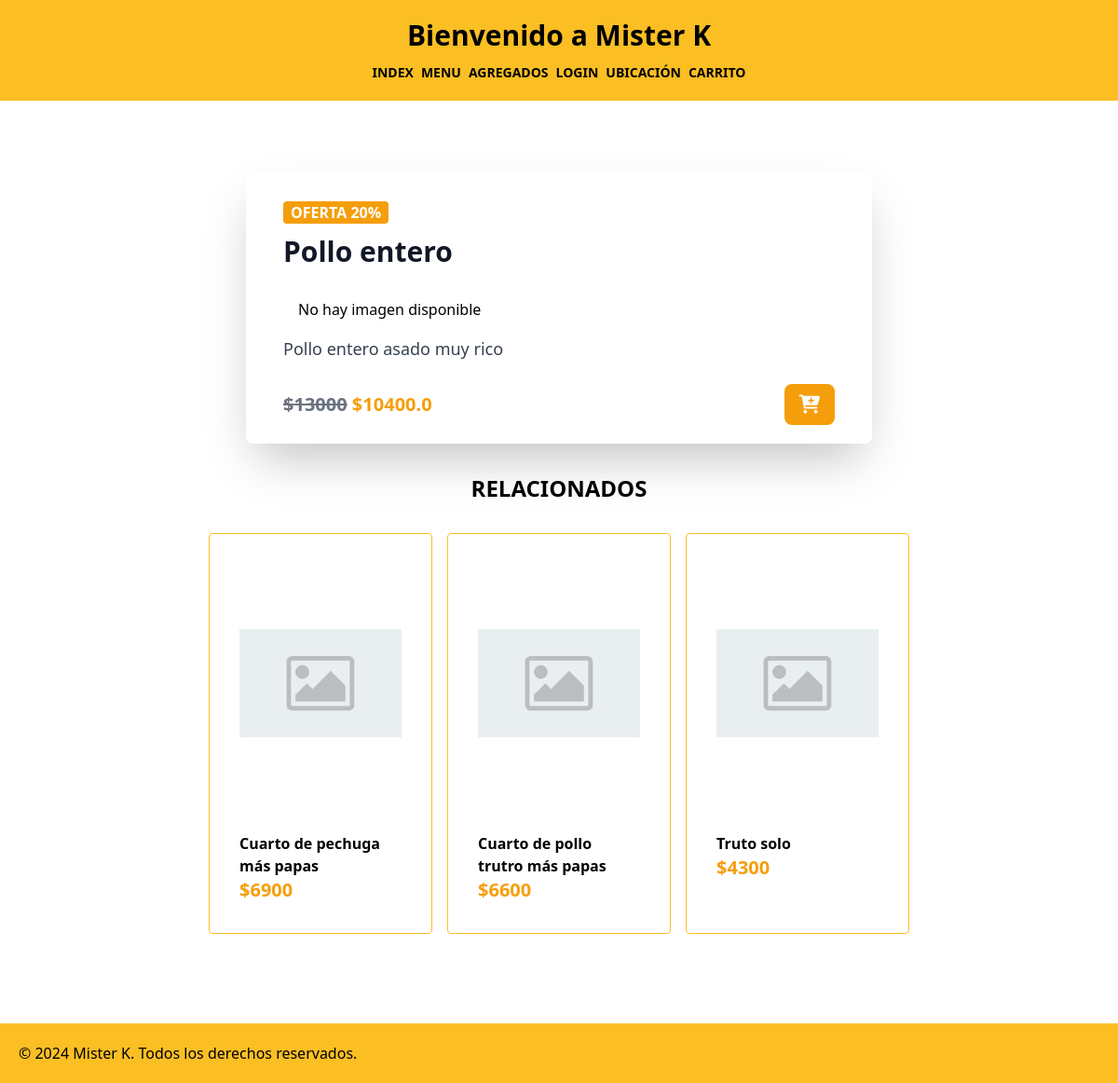
The page /producto/0/ on the database its author committed.
### misterK/models.py (models this page shows, shortened)
class Productos(models.Model):
    nombre = models.CharField(max_length=50)
    precio = models.IntegerField()
    descripcion = models.CharField(max_length=100)
    categoria = models.ForeignKey(Categorias, on_delete=models.CASCADE)
    oferta = models.BooleanField(default=False)
    porcentajeOferta = models.IntegerField()
    imagen = models.ImageField(upload_to='productos/',null=True,blank=True)
    def precio_con_descuento(self):
        if self.oferta:
            return round(self.precio * (1 - self.porcentajeOferta / 100), 2)
        return self.precio

### misterK/views.py (the view)
# urls.py: path('producto/<int:id>/', views.detalle_producto, name='detalle_producto'),
def detalle_producto(request, id):
    producto = get_object_or_404(Productos, id=id)
    categorias = Categorias.objects.all()
    productos_relacionados = Productos.objects.filter(categoria=producto.categoria).exclude(id=producto.id)[:3]
    data = {
        'producto': producto,
        'categorias' : categorias,
        'productos_relacionados' : productos_relacionados
    }
    return render(request, 'detalle_producto.html',data)

### templates/detalle_producto.html (shortened to what this page needs)
{% extends "base.html" %}
{% block header_title %}Bienvenido a Mister K{% endblock %}
{% block content %}
{% load static %}
<div class="p-10">
  <div class="containerProductos p-4">
    <div
      class="max-w-2xl rounded-lg overflow-hidden shadow-2xl bg-white mx-auto"
    >
      <div class="px-10 py-5">
        {% if producto.oferta == 1 %}
          <div class="flex py-3">
            <p class="bg-amber-500 rounded px-2 w-50 text-white font-bold">OFERTA {{producto.porcentajeOferta}}%</p>
          </div>
        {% endif %}
        <div class="">
          <h4 class="font-bold text-3xl mb-4 text-gray-900">
            {{ producto.nombre }}
          </h4>
          <div class="p-4">
            {% if producto.imagen %}
              <img class="object-contain h-64 w-full" src="{{ producto.imagen.url }}" alt="{{ p.nombre }}">
            {% else %}
                <p>No hay imagen disponible</p>
            {% endif %}
          </div>
        </div>
        <p class="text-gray-700 text-lg mb-6">{{ producto.descripcion }}</p>
        <div class="flex items-center justify-between">
          <div>
            {% if producto.oferta == 1 %}
              <h5 class="text-amber-500 font-bold text-xl">
                  <span class="line-through text-gray-500">${{producto.precio}}</span> ${{producto.precio_con_descuento}}
              </h5>
            {% else %}
              <h5 class="text-amber-500 font-bold text-xl">${{producto.precio}}</h5>
            {% endif %}
          </div>
          <button
              class="bg-amber-500 text-white font-bold py-2 px-4 rounded-lg hover:bg-amber-700"
              onclick="agregarAlCarrito({{ producto.id }})">
              <i class="fa-solid fa-cart-plus text-xl"></i>
          </button>
        </div>
      </div>
    </div>
  </div>
  <div class="p-4">
    <h3 class="text-2xl uppercase font-bold text-center mb-3">
      Relacionados
    </h3>
    <div>
      <div class="w-auto p-5 flex flex-wrap gap-4 place-content-center">
        {% for p in productos_relacionados %}
            <div
             class="p-4 border border-amber-400 rounded hover:bg-white w-60 flex flex-col items-stretch hover:border-2"
              onClick="window.location.href='/producto/{{ p.id }}/'"
            >
            <div class="p-4">
              {% if p.imagen %}
                    <img class="object-contain h-64 w-full" src="{{ p.imagen.url }}" alt="{{ p.nombre }}">
              {% else %}
                    <img class="object-contain h-64 w-full" src="{% static 'images/default_image.png' %}">
              {% endif %}
            </div>
                <div class="p-4 flex flex-col justify-between">
                  <div>
                    <h4 class="font-bold">{{p.nombre}}
                    </h4>
                  </div>
                  {% if p.oferta == 1 %}
                  <h5 class="text-amber-500 font-bold text-xl">
                      <span class="line-through text-gray-500">${{p.precio}}</span> {{p.precio_con_descuento}}
                  </h5>
                  {% else %}
                  <h5 class="text-amber-500 font-bold text-xl">${{p.precio}}</h5>
                {% endif %}
              </div>
            </div>
        {% endfor %}
      </div>
    </div>
  </div>
</div>
{% endblock %}
{% block footer %}
  &copy; 2024 Mister K. Todos los derechos reservados.
{% endblock %}

### rows shown on the page
Productos: porcentajeOferta "20", nombre "Pollo entero", descripcion "Pollo entero asado muy rico", precio "13000", precio_con_descuento "10400.0"
Productos: nombre "Cuarto de pechuga más papas", precio "6900"
Productos: nombre "Cuarto de pollo trutro más papas", precio "6600"
Productos: nombre "Truto solo", precio "4300"
